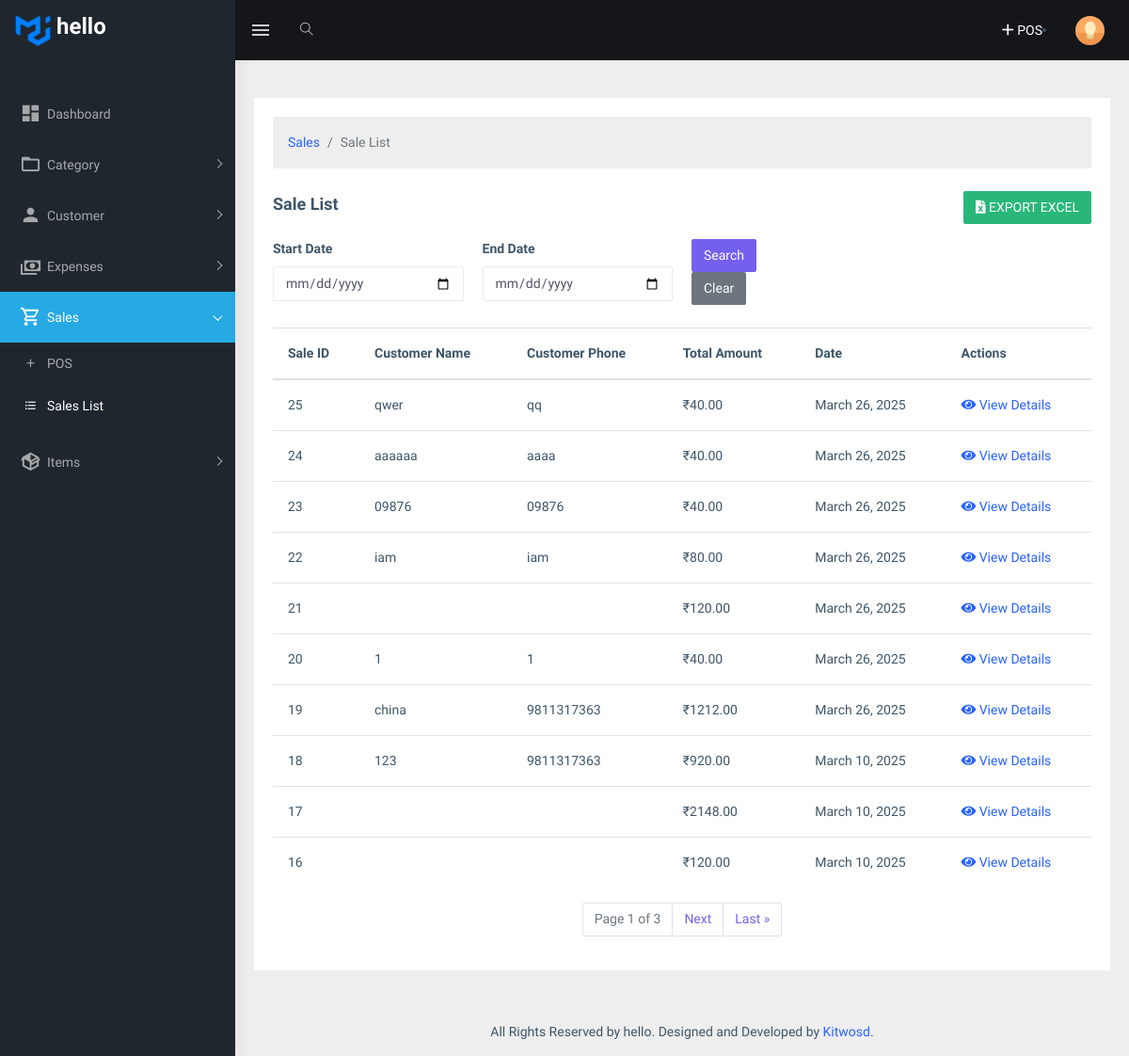
The app's page /sale/list/ with its own data.
### app/frontend/models.py (models this page shows, shortened)
class OrganizationSetting(models.Model):
    company_name = models.CharField(max_length=255, unique=True)
    logo = models.ImageField(upload_to='organization_logos/', blank=False, null=False)
    phone = models.IntegerField(blank=True, null=True)
    telephone = models.CharField(max_length=20, blank=True, null=True)
    location = models.CharField(max_length=255, blank=True, null=True)
    pan_vat = models.CharField(max_length=100, blank=True, null=True)
    email = models.EmailField(max_length=255, blank=True, null=True)

class Sale(models.Model):
    created_by = models.ForeignKey(
        User,
        related_name='frontend_sale_created',  # Unique related_name
        on_delete=models.CASCADE,
        null=True
    )
    customer_name = models.CharField(max_length=255)
    customer_phone = models.CharField(max_length=20, blank=True, null=True)
    customer_address = models.TextField(blank=True, null=True)
    total_amount = models.DecimalField(max_digits=12, decimal_places=2)
    created_at = models.DateTimeField(default=timezone.now)
    updated_at = models.DateTimeField(auto_now=True, null=True)

### app/frontend/views.py (the view, shortened to what this page needs)
# urls.py: path('sale/list/', views.sale_list, name='sale_list'),
def sale_list(request):
    start_date = request.GET.get('start_date')
    end_date = request.GET.get('end_date')
    sales_list = Sale.objects.all().order_by('-created_at')
    paginator = Paginator(sales_list, 10)  # Show 10 sales per page
    page_number = request.GET.get('page')
    page_obj = paginator.get_page(page_number)
    return render(request, 'sale/sale_list.html', {
        'sales': page_obj,
        'page_obj': page_obj,
        'is_paginated': page_obj.has_other_pages(),
    })

### app/frontend/context_processors.py (called while the page is built)
def organization_settings(request):
    organization = OrganizationSetting.objects.first()  # Get the first organization settings
    return {'organization': organization}

### templates/sale/sale_list.html (shortened to what this page needs)
{% extends 'base.html' %}
{% load static %}
{% block content %}
<div class="container-fluid">
    <div class="row">
        <div class="col-md-12">
            <div class="card">
                <div class="card-body">
                    <nav aria-label="breadcrumb" class="mb-4">
                        <ol class="breadcrumb">
                            <li class="breadcrumb-item"><a href="#" class="text-decoration-none">Sales</a></li>
                            <li class="breadcrumb-item active">Sale List</li>
                        </ol>
                    </nav>
                                        <div class="d-flex justify-content-between align-items-center mb-3">
                                            <h4>Sale List</h4>
                                            <div>
                                                <a href="{% url 'frontend:export_sales_excel' %}" class="btn btn-success">
                                                    <i class="fas fa-file-excel"></i> EXPORT EXCEL
                                                </a>
                                            </div>
                                        </div>
                        <form method="GET" action="{% url 'frontend:sale_list' %}" class="mb-4">
                            <div class="row">
                                <div class="col-md-3">
                                    <label for="start-date" class="form-label">Start Date</label>
                                    <input type="date" class="form-control" id="start-date" name="start_date" value="{{ request.GET.start_date }}">
                                </div>
                                <div class="col-md-3">
                                    <label for="end-date" class="form-label">End Date</label>
                                    <input type="date" class="form-control" id="end-date" name="end_date" value="{{ request.GET.end_date }}">
                                </div>
                                <div class="col-md-2 align-self-end">
                                    <button type="submit" class="btn btn-primary">Search</button>
                                    <a href="{% url 'frontend:sale_list' %}" class="btn btn-secondary">Clear</a>
                                </div>
                            </div>
                        </form>
                    <div class="table-responsive">
                        <table class="table table-hover">
                            <thead>
                                <tr>
                                    <th><strong>Sale ID</strong></th>
                                    <th><strong>Customer Name</strong></th>
                                    <th><strong>Customer Phone</strong></th>
                                    <th><strong>Total Amount</strong></th>
                                    <th><strong>Date</strong></th>
                                    <th><strong>Actions</strong></th>
                                </tr>
                            </thead>
                            <tbody>
                                {% for sale in sales %}
                                <tr>
                                    <td>{{ sale.id }}</td>
                                    <td>{{ sale.customer_name }}</td>
                                    <td>{{ sale.customer_phone }}</td>
                                    <td>₹{{ sale.total_amount }}</td>
                                    <td>{{ sale.created_at|date:"F d, Y" }}</td>
                                    <td>
                                        <a href="{% url 'frontend:sale_detail' sale.id %}">
                                            <i class="fas fa-eye"></i> View Details
                                        </a>
                                    </td>
                                </tr>
                                {% empty %}
                                <tr>
                                    <td colspan="6" class="text-center text-muted">No sales found.</td>
                                </tr>
                                {% endfor %}
                            </tbody>
                        </table>
                    </div>
                    {% if is_paginated %}
                    <nav aria-label="Page navigation">
                        <ul class="pagination justify-content-center">
                            <li class="page-item disabled">
                                <span class="page-link">Page {{ page_obj.number }} of {{ page_obj.paginator.num_pages }}</span>
                            </li>
                            {% if page_obj.has_next %}
                            <li class="page-item">
                                <a class="page-link" href="?page={{ page_obj.next_page_number }}">Next</a>
                            </li>
                            <li class="page-item">
                                <a class="page-link" href="?page={{ page_obj.paginator.num_pages }}">Last &raquo;</a>
                            </li>
                            {% endif %}
                        </ul>
                    </nav>
                    {% endif %}
                </div>
            </div>
        </div>
    </div>
</div>
{% endblock %}

### templates/base.html (shortened to what this page needs)
<!DOCTYPE html>
{% load static %}
<html dir="ltr" lang="en">
<head>
    <link href="{% static 'assets/libs/flot/css/float-chart.css' %}" rel="stylesheet">
    <link href="{% static 'assets/css/style.min.css' %}" rel="stylesheet">
    <link rel="stylesheet" href="https://cdn.jsdelivr.net/npm/@mdi/font/css/materialdesignicons.min.css">
</head>
<body>
    <div id="main-wrapper">
        <header class="topbar" data-navbarbg="skin5">
            <nav class="navbar top-navbar navbar-expand-md navbar-dark">
                <div class="navbar-header" data-logobg="skin5">
                    <a class="navbar-brand" href="{% url 'frontend:index' %}">
                        {% if organization.logo %}
                            <img src="{{ organization.logo.url }}" alt="logo" style="max-height: 50px; width: auto;">
                        {% endif %}
                        <h3>{{ organization.company_name }}</h3>
                    </a>
                </div>
                <div class="navbar-collapse collapse" id="navbarSupportedContent" data-navbarbg="skin5">
                    <ul class="navbar-nav float-left mr-auto">
                        <li class="nav-item d-none d-md-block"><a class="nav-link sidebartoggler waves-effect waves-light" href="javascript:void(0)" data-sidebartype="mini-sidebar"><i class="mdi mdi-menu font-24"></i></a></li>
                        <li class="nav-item search-box"> <a class="nav-link waves-effect waves-dark" href="javascript:void(0)"><i class="ti-search"></i></a>
                        </li>
                    </ul>
                    <a href="{% url 'frontend:pos_page' %}" class="text-decoration-none">
                        <div class="d-flex align-items-center">
                            <i class="mdi mdi-plus text-white" style="font-size: 20px;"></i>
                            <span class="ms-2 text-white fw-bold d-none d-sm-inline">POS</span>
                        </div>
                    </a>
                    <li class="nav-item dropdown">
                        <a class="nav-link dropdown-toggle text-muted waves-effect waves-dark pro-pic" href="" data-toggle="dropdown" aria-haspopup="true" aria-expanded="false"><img src="{% static 'assets/images/users/1.jpg' %}" alt="user" class="rounded-circle" width="31"></a>
                    </li>
                </div>
            </nav>
        </header>
        <aside class="left-sidebar" data-sidebarbg="skin5">
            <div class="scroll-sidebar">
                <nav class="sidebar-nav">
                    <ul id="sidebarnav" class="p-t-30">
                        <li class="sidebar-item"> <a class="sidebar-link waves-effect waves-dark sidebar-link" href="{% url 'frontend:index' %}" aria-expanded="false"><i class="mdi mdi-view-dashboard"></i><span class="hide-menu">Dashboard</span></a></li>
                        <li class="sidebar-item">
                            <a class="sidebar-link has-arrow waves-effect waves-dark" href="javascript:void(0)" aria-expanded="false">
                                <i class="mdi mdi-folder-outline"></i><span class="hide-menu">Category</span>
                            </a>
                        </li>
                        <li class="sidebar-item"> <a class="sidebar-link has-arrow waves-effect waves-dark" href="javascript:void(0)" aria-expanded="false"><i class="mdi mdi-account"></i><span class="hide-menu">Customer </span></a>
                        </li>
                        <li class="sidebar-item">
                            <a class="sidebar-link has-arrow waves-effect waves-dark" href="javascript:void(0)" aria-expanded="false">
                                <i class="mdi mdi-cash-multiple"></i><span class="hide-menu">Expenses</span>
                            </a>
                        </li>
                        <li class="sidebar-item">
                            <a class="sidebar-link has-arrow waves-effect waves-dark" href="javascript:void(0)" aria-expanded="false">
                                <i class="mdi mdi-cart-outline"></i><span class="hide-menu">Sales</span>
                            </a>
                            <ul aria-expanded="false" class="collapse first-level">
                                <li class="sidebar-item">
                                    <a href="{% url 'frontend:pos_page' %}" class="sidebar-link">
                                        <i class="mdi mdi-plus"></i><span class="hide-menu"> POS </span>
                                    </a>
                                </li>
                                <li class="sidebar-item">
                                    <a href="{% url 'frontend:sale_list' %}" class="sidebar-link">
                                        <i class="mdi mdi-format-list-bulleted"></i><span class="hide-menu"> Sales List </span>
                                    </a>
                                </li>
                            </ul>
                        </li>
                        <li class="sidebar-item">
                            <a class="sidebar-link has-arrow waves-effect waves-dark" href="javascript:void(0)" aria-expanded="false">
                                <i class="mdi mdi-package-variant"></i><span class="hide-menu">Items </span>
                            </a>
                        </li>
                    </ul>
                </nav>
            </div>
        </aside>
        <div class="page-wrapper">
             <div class="page-breadcrumb">
            </div>
            {% block content%}
            {% endblock %}
            <footer class="footer text-center">
                All Rights Reserved by {{ organization.company_name }}. Designed and Developed by <a href="https://www.kitwosd.com/">Kitwosd</a>.
         </footer>
        </div>
    </body>
    </html>

### records on screen
OrganizationSetting: logo (picture), company_name "hello"
Sale: id "25", customer_name "qwer", customer_phone "qq", total_amount "40.00", created_at "March 26, 2025"
Sale: id "24", customer_name "aaaaaa", customer_phone "aaaa", total_amount "40.00", created_at "March 26, 2025"
Sale: id "23", customer_name "09876", customer_phone "09876", total_amount "40.00", created_at "March 26, 2025"
Sale: id "22", customer_name "iam", customer_phone "iam", total_amount "80.00", created_at "March 26, 2025"
Sale: id "21", total_amount "120.00", created_at "March 26, 2025"
Sale: id "20", customer_name "1", customer_phone "1", total_amount "40.00", created_at "March 26, 2025"
Sale: id "19", customer_name "china", customer_phone "9811317363", total_amount "1212.00", created_at "March 26, 2025"
Sale: id "18", customer_name "123", customer_phone "9811317363", total_amount "920.00", created_at "March 10, 2025"
Sale: id "17", total_amount "2148.00", created_at "March 10, 2025"
Sale: id "16", total_amount "120.00", created_at "March 10, 2025"

### other values on screen
{{ page_obj.number }} "1"
{{ page_obj.paginator.num_pages }} "3"
